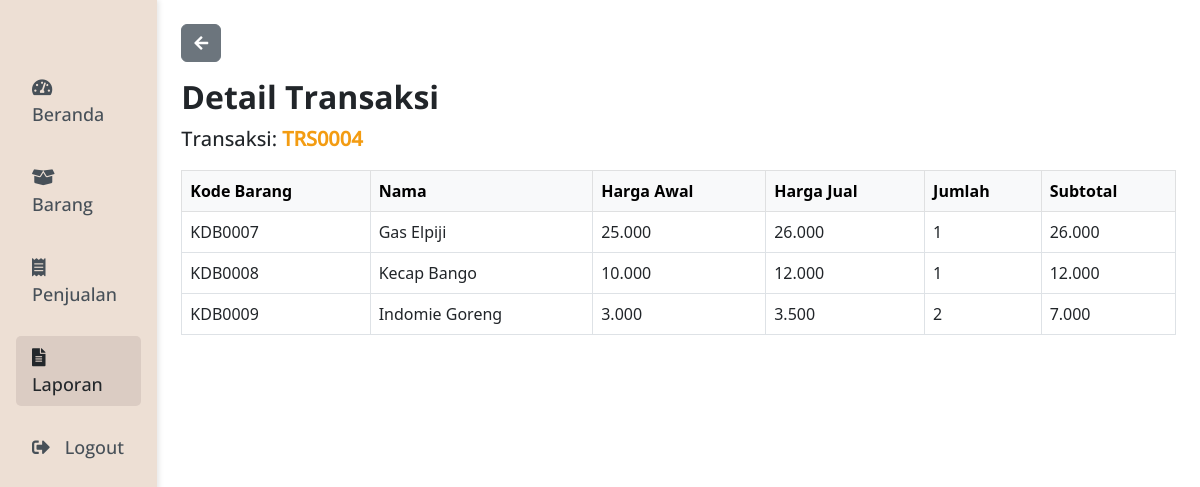
The page /pages/laporan/detail.php?no_trans=TRS0004 on the database its author committed.
### tables this page shows
CREATE TABLE `thdetail` (
  `id_detail` int(11) NOT NULL,
  `no_trans` varchar(50) NOT NULL,
  `kd_barang` varchar(20) NOT NULL,
  `nama` varchar(100) NOT NULL,
  `hr_awal` int(11) NOT NULL,
  `hr_jual` int(11) NOT NULL,
  `qty` int(11) NOT NULL,
  `subtotal` int(11) NOT NULL
);

### includes/functions.php (called while the page is built, shortened)
<?php
require 'config.php';
function query($query)
{
    global $conn;
    $result = mysqli_query($conn, $query);
    $rows = [];
    while ($row = mysqli_fetch_assoc($result)) {
        $rows[] = $row;
    }
    return $rows;
}

### pages/laporan/detail.php (the view, shortened to what this page needs)
<?php
require '../../includes/functions.php';
$notrans = $_GET['no_trans'];
$details = query("SELECT * FROM thdetail WHERE no_trans = '$notrans'");
?>
<!DOCTYPE html>
<html lang="en">
<head>
    <link rel="stylesheet" href="../../assets/styles/css/bootstrap.min.css">
    <link rel="stylesheet" href="../../assets/styles/style.css">
    <link rel="stylesheet" href="../../assets/fonts/fontawesome-free/css/all.min.css" type="text/css">
</head>
<body>
    <div class="d-flex w-100">
        <div class="sidebar p-3 w-35" id="sidebar">
            <div class="user-profile">
                <h4 class="katabold p-3"><span class="text-session fw-bold"><?= $_SESSION['usernameS']; ?> </span></h4>
            </div>
            <nav class="nav flex-column">
                <a class="nav-link katamedium" href="../index.php">
                    <i class="fas fa-tachometer-alt"></i>
                    Beranda
                </a>
                <a class="nav-link katamedium" href="../barang/barang.php">
                    <i class="fas fa-box-open"></i>
                    Barang
                </a>
                <a class="nav-link katamedium" href="../penjualan/penjualan.php">
                    <i class="fas fa-receipt"></i>
                    Penjualan
                </a>
                <a class="nav-link active katamedium" href="laporan.php">
                    <i class="fas fa-file-alt"></i>
                    Laporan
                </a>
                <a class="nav-link katamedium" href="../logout.php">
                    <i class="fas fa-sign-out-alt"></i>
                    Logout
                </a>
            </nav>
        </div>
        <div class="container p-4 w-65">
            <a href="laporan.php" class="btn btn-secondary mb-3 btnback">
                <i class="fas fa-arrow-left"></i>
            </a>
            <h2 class="katabold1 fs-2">Detail Transaksi</h2>
            <p class="mb-3 katamedium fs-5">Transaksi: <span class="text-session fw-bold"><?= $notrans ?></span></p>
            <table class="table table-bordered">
                <thead class="table-light">
                    <tr>
                        <th scope="col">Kode Barang</th>
                        <th scope="col">Nama</th>
                        <th scope="col">Harga Awal</th>
                        <th scope="col">Harga Jual</th>
                        <th scope="col">Jumlah</th>
                        <th scope="col">Subtotal</th>
                    </tr>
                </thead>
                <?php foreach ($details as $detail) : ?>
                    <tbody>
                        <tr>
                            <td><?= $detail['kd_barang']; ?></td>
                            <td><?= $detail['nama']; ?></td>
                            <td><?= number_format($detail['hr_awal'], 0, ',', '.'); ?></td>
                            <td><?= number_format($detail['hr_jual'], 0, ',', '.'); ?></td>
                            <td><?= $detail['qty']; ?></td>
                            <td><?= number_format($detail['subtotal'], 0, ',', '.'); ?></td>
                        </tr>
                    </tbody>
                <?php endforeach; ?>
            </table>
        </div>
</body>
</html>

### assets/styles/style.css (style rules this page uses)
.katabold { font-family: opensansbold; }
.katabold1 { font-family: opensansbold; }
.katamedium { font-family: opensansmedium; }
.sidebar { background-color: #EDDFD4; min-height: 100vh; box-shadow: 2px 0 5px rgba(0, 0, 0, 0.1); padding-top: 20px; }
.sidebar .nav-link { color: #475058; font-size: 18px; margin: 10px 0; }
.sidebar .nav-link.active { background-color: #DBCCC3; color: #23272b; border-radius: 5px; }
.sidebar .nav-link i { margin-right: 10px; }
.text-session { color: #F39C12 !important; }

### rows shown on the page
thdetail: kd_barang "KDB0007", nama "Gas Elpiji", hr_awal "25.000", hr_jual "26.000", qty "1", subtotal "26.000"
thdetail: kd_barang "KDB0008", nama "Kecap Bango", hr_awal "10.000", hr_jual "12.000", qty "1", subtotal "12.000"
thdetail: kd_barang "KDB0009", nama "Indomie Goreng", hr_awal "3.000", hr_jual "3.500", qty "2", subtotal "7.000"

### other values the page prints
$notrans "TRS0004"
